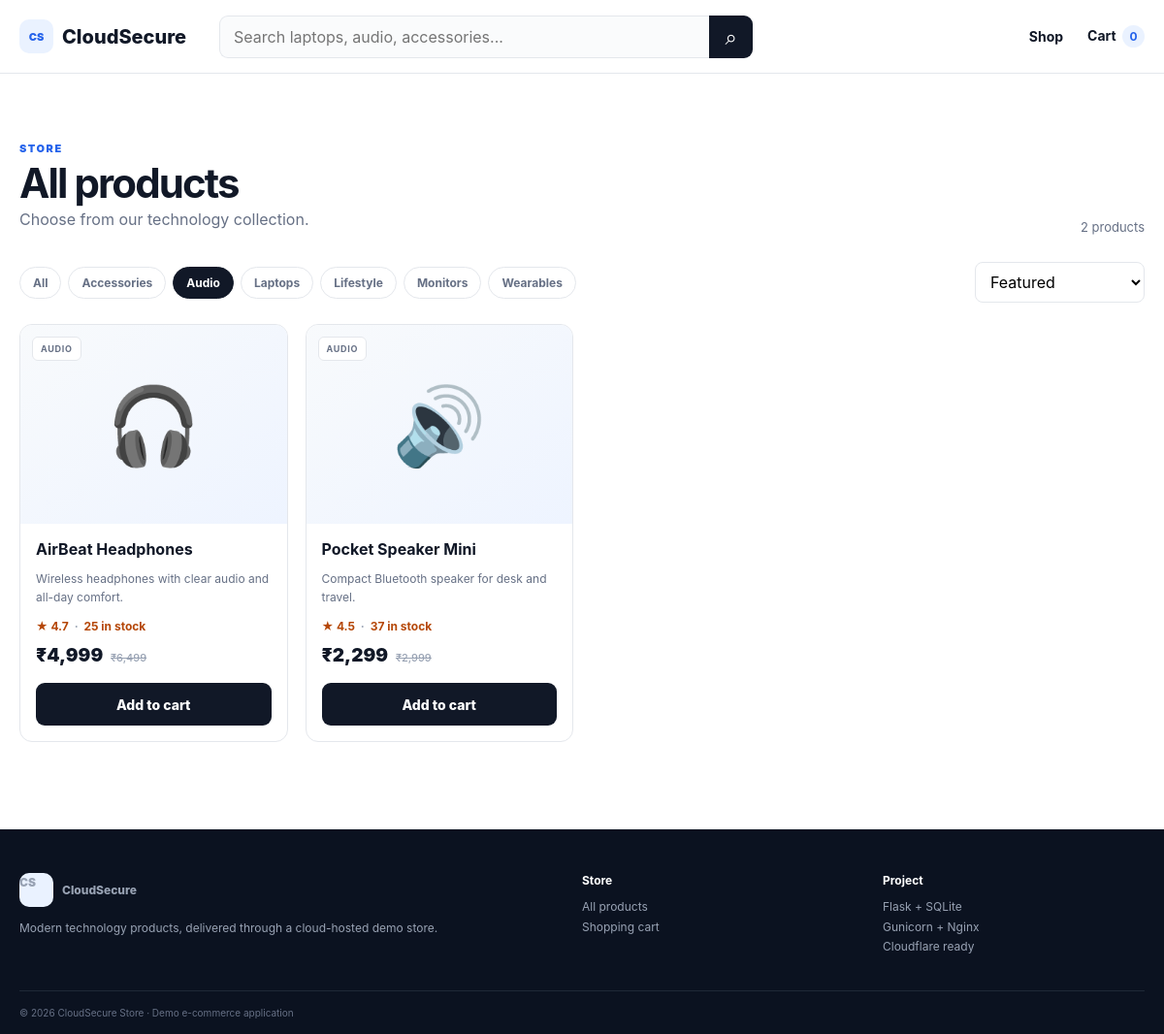
Page /shop?category=Audio on the committed database.
### tables this page shows
CREATE TABLE products (
            id INTEGER PRIMARY KEY AUTOINCREMENT,
            name TEXT NOT NULL,
            category TEXT NOT NULL,
            price INTEGER NOT NULL,
            old_price INTEGER NOT NULL,
            emoji TEXT NOT NULL,
            description TEXT NOT NULL,
            rating REAL NOT NULL,
            stock INTEGER NOT NULL
        );

### app.py (the view)
@app.route("/shop")
def shop():
    q = request.args.get("q", "").strip()
    category = request.args.get("category", "").strip()
    sort = request.args.get("sort", "featured")
    sql = "SELECT * FROM products WHERE 1=1"
    params = []
    if q:
        sql += " AND (name LIKE ? OR description LIKE ?)"
        params += [f"%{q}%", f"%{q}%"]
    if category:
        sql += " AND category=?"
        params.append(category)
    order_map = {
        "price_low": "price ASC",
        "price_high": "price DESC",
        "rating": "rating DESC",
        "featured": "rating DESC, id ASC",
    }
    sql += " ORDER BY " + order_map.get(sort, order_map["featured"])
    products = db().execute(sql, params).fetchall()
    categories = db().execute("SELECT DISTINCT category FROM products ORDER BY category").fetchall()
    return render_template(
        "shop.html",
        products=products,
        categories=categories,
        q=q,
        category=category,
        sort=sort,
    )

### app.py (called while the page is built, shortened)
def db():
    if "db" not in g:
        g.db = sqlite3.connect(DB_PATH)
        g.db.row_factory = sqlite3.Row
    return g.db

def get_cart():
    return session.get("cart", {})

def cart_details():
    cart = get_cart()
    items = []
    total = 0
    count = 0
    return items, total, count

@app.context_processor
def global_values():
    _, total, count = cart_details()
    return {"cart_count": count, "cart_total": total}

@app.template_filter("money")
def money(value):
    return f"₹{int(value):,}"

### templates/shop.html (shortened to what this page needs)
{% extends "base.html" %}
{% block content %}
<section class="container section shop-page">
  <div class="shop-heading"><div><div class="eyebrow">STORE</div><h1>All products</h1><p>Choose from our technology collection.</p></div><span class="result-count">{{ products|length }} products</span></div>
  <div class="shop-toolbar">
    <div class="chips"><a class="{{ 'active' if not category else '' }}" href="{{ url_for('shop', q=q) }}">All</a>{% for c in categories %}<a class="{{ 'active' if category==c['category'] else '' }}" href="{{ url_for('shop', category=c['category'], q=q) }}">{{ c['category'] }}</a>{% endfor %}</div>
    <form><select name="sort" onchange="this.form.submit()"><option value="featured" {{ 'selected' if sort=='featured' }}>Featured</option></select></form>
  </div>
  <div class="product-grid">
  {% for p in products %}
    <article class="product-card">
      <a class="product-art" href="{{ url_for('product', product_id=p['id']) }}"><span>{{ p['emoji'] }}</span><b>{{ p['category'] }}</b></a>
      <div class="product-body"><a href="{{ url_for('product', product_id=p['id']) }}"><h3>{{ p['name'] }}</h3></a><p>{{ p['description'] }}</p><div class="rating">★ {{ p['rating'] }} <span>·</span> {{ p['stock'] }} in stock</div><div class="price">{{ p['price']|money }} <del>{{ p['old_price']|money }}</del></div><form method="post" action="{{ url_for('add_to_cart', product_id=p['id']) }}"><button class="btn dark full">Add to cart</button></form></div>
    </article>
  {% else %}<div class="empty"><div>🔎</div><h2>No products found</h2><p>Try a different search or category.</p><a class="btn primary" href="{{ url_for('shop') }}">Clear filters</a></div>{% endfor %}
  </div>
</section>
{% endblock %}

### static/css/style.css (style rules this page uses)
:root { --ink:#111827;--muted:#667085;--line:#e4e7ec;--soft:#f7f9fc;--blue:#2563eb;--blue2:#1d4ed8;--dark:#111827;--green:#079455;--orange:#b54708;--white:#fff }
* { box-sizing:border-box }
html { scroll-behavior:smooth }
body { margin:0;font-family:Inter,ui-sans-serif,system-ui,-apple-system,BlinkMacSystemFont,"Segoe UI",sans-serif;color:var(--ink);background:#fff }
a { text-decoration:none;color:inherit }
button,input,select { font:inherit }
.container { width:min(1180px,calc(100% - 40px));margin:auto }
.eyebrow { font-size:11px;letter-spacing:.14em;font-weight:900;color:var(--blue) }
h1 { font-size:56px;line-height:1.03;letter-spacing:-.045em;margin:13px 0 21px }
.btn { display:inline-flex;align-items:center;justify-content:center;border:0;border-radius:9px;padding:12px 18px;font-weight:800;cursor:pointer;font-size:14px;min-height:44px }
.btn.dark { background:var(--dark);color:#fff }
.section { padding-top:70px;padding-bottom:70px }
.section-title,.shop-heading { display:flex;justify-content:space-between;align-items:end;margin-bottom:28px }
.section-title h2,.shop-heading h1 { margin:7px 0 0 }
.product-grid { display:grid;grid-template-columns:repeat(4,1fr);gap:18px }
.product-card { border:1px solid var(--line);border-radius:13px;overflow:hidden;background:#fff;transition:transform .18s,box-shadow .18s }
.product-art { height:205px;background:linear-gradient(145deg,#f8fafc,#eef4ff);position:relative;display:grid;place-items:center }
.product-art span { font-size:78px }
.product-art b { position:absolute;left:12px;top:12px;padding:6px 8px;border-radius:6px;background:#fff;border:1px solid var(--line);font-size:9px;text-transform:uppercase;letter-spacing:.08em;color:#667085 }
.product-body { padding:16px }
.product-body h3 { margin:0 0 7px;font-size:16px }
.product-body p { color:var(--muted);font-size:12px;line-height:1.55;min-height:38px }
.rating { color:var(--orange);font-size:12px;font-weight:750 }
.rating span { color:#98a2b3;margin:0 3px }
.price { font-size:19px;font-weight:900;margin:11px 0 }
.price del { color:#98a2b3;font-size:11px;font-weight:500;margin-left:4px }
.full { width:100%;margin-top:6px }
.shop-heading h1 { font-size:42px }
.shop-heading p { color:var(--muted);margin:6px 0 }
.result-count { color:var(--muted);font-size:13px }
.shop-toolbar { display:flex;justify-content:space-between;gap:15px;align-items:center;margin-bottom:22px }
.chips { display:flex;gap:7px;flex-wrap:wrap }
.chips a { border:1px solid var(--line);border-radius:99px;padding:8px 13px;font-size:12px;color:var(--muted);font-weight:750 }
.chips a.active { background:var(--dark);color:#fff;border-color:var(--dark) }
select { border:1px solid var(--line);border-radius:8px;padding:9px 11px;background:#fff }

### rows in the picture
products: emoji "🎧", category "AUDIO", name "AirBeat Headphones", description "Wireless headphones with clear audio and all-day comfort.", rating "4.7", stock "25", price "₹4,999", old_price "₹6,499"
products: emoji "🔊", category "AUDIO", name "Pocket Speaker Mini", description "Compact Bluetooth speaker for desk and travel.", rating "4.5", stock "37", price "₹2,299", old_price "₹2,999"

### other values in the picture
{{ cart_count }} "0"
{{ products|length }} "2"
{{ c['category'] }} "Accessories" "Audio" "Laptops" "Lifestyle" "Monitors" "Wearables"
